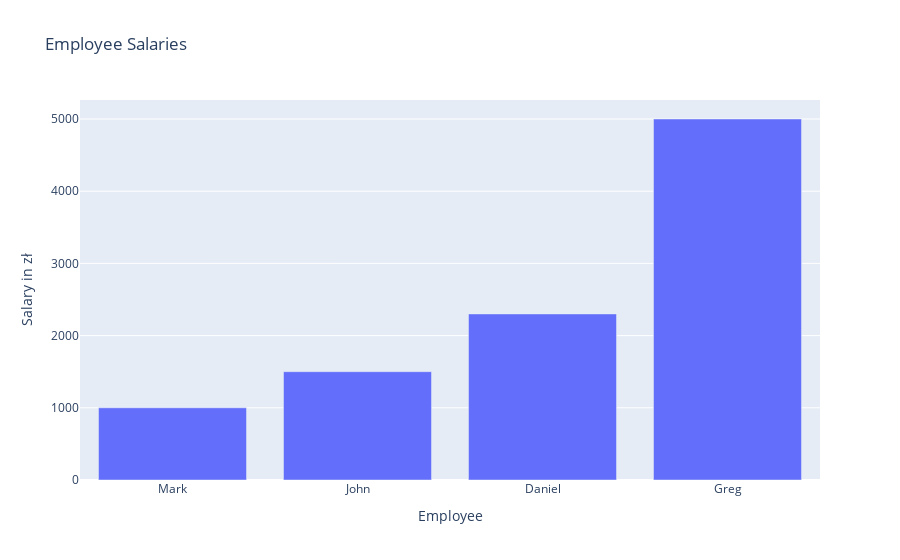

The notebook cell this image was saved under:
### Code cell
import plotly.graph_objects as go

salaries = [
    ("Mark", 1000),
    ("John", 1500),
    ("Daniel", 2300),
    ("Greg", 5000)
]

names = [tup[0] for tup in salaries]
salary_values = [tup[1] for tup in salaries]

fig = go.Figure()

fig.add_trace(go.Bar(
    x=names,
    y=salary_values,
))

fig.update_layout(
    yaxis_title="Salary in zł",
    xaxis_title="Employee",
    title="Employee Salaries"
)

fig.show()

### Figure 1 — Plotly figure (JSON) as saved in the notebook; plotly's stock layout.template omitted (floating-point values rounded to 4 significant figures)
{"data": [{"type": "bar", "x": ["Mark", "John", "Daniel", "Greg"], "y": [1000, 1500, 2300, 5000]}], "layout": {"autosize": true, "title": {"text": "Employee Salaries"}, "xaxis": {"autorange": true, "range": [-0.5, 3.5], "title": {"text": "Employee"}, "type": "category"}, "yaxis": {"autorange": true, "range": [0, 5263.0], "title": {"text": "Salary in zł"}, "type": "linear"}}}
